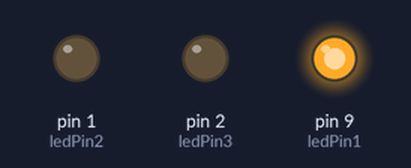
Bench run of a sketch on a simulated Arduino Uno, built with avr-gcc and run on an emulated ATmega328P. On the bench: output pins drawn as LEDs (lit = HIGH).

Above: at 1.0 s.
At 4.0 s:
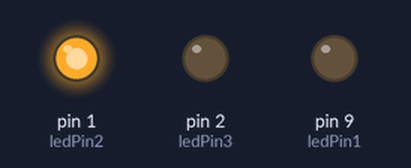
At 7.0 s:
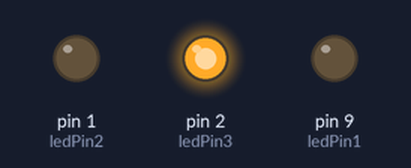
At 10.5 s:
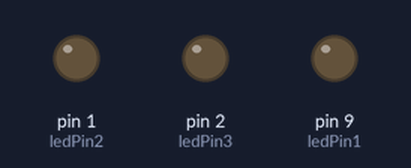
Timing chart, 0 to 16.9 s (numbered marks = the images above):
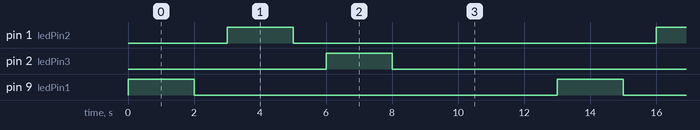

The sketch:

multi_led_transmitter.ino
```cpp
int ledPin1 = 9;
int ledPin2 = 1;
int ledPin3 = 2;

void setup() {
  pinMode(ledPin1, OUTPUT);
  pinMode(ledPin2, OUTPUT);
  pinMode(ledPin3, OUTPUT);
}

void loop() {

  digitalWrite(ledPin1, HIGH);
  delay(2000);
  digitalWrite(ledPin1, LOW);
  delay(1000);

  digitalWrite(ledPin2, HIGH);
  delay(2000);
  digitalWrite(ledPin2, LOW);
  delay(1000);

  digitalWrite(ledPin3, HIGH);
  delay(2000);
  digitalWrite(ledPin3, LOW);
  delay(1000);

  delay(4000);
}
```

Measured:
- by itself, pin 1 (ledPin2), pin 2 (ledPin3), pin 9 (ledPin1): alternates HIGH for 2.0 s and LOW for 11.0 s
- by itself, everything shown: repeats every 13.0 s, in 6 steps
